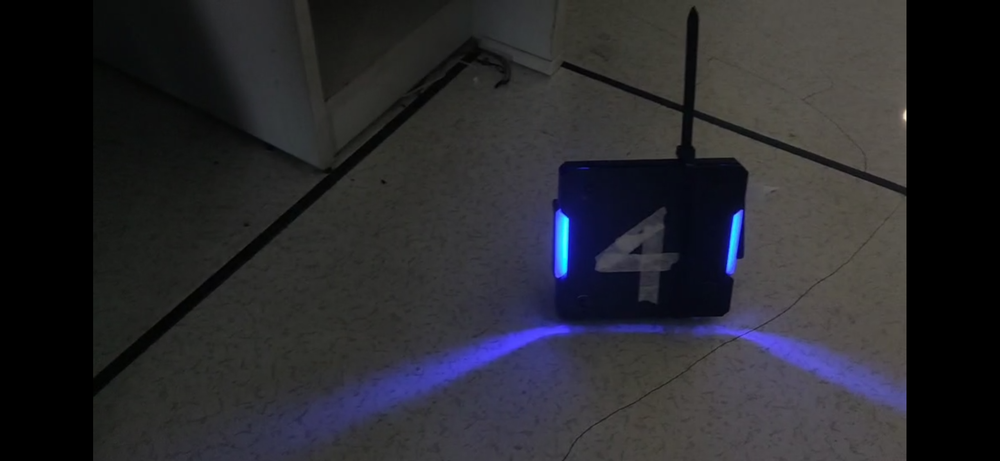
#> input picture detector/3.png, 1000 x 461 px, shrunk from 2556 x 1179 before the run, found by its file name
$ python photo_adjust_binary.py
#> lines starting #> are read from the running program, lines starting #| are printed output that depends on the picture; after the words box and inside, x2 and y2 are one past the last pixel; in counts of white or black regions, pixels touching at a corner belong together
import cv2
from skimage import exposure
# 滑动条的回调函数
def update_threshold(val):
    # 从滑动条获取当前的阈值
    threshold_value = val
    # 应用二值化处理
    _, binary_image = cv2.threshold(gray_image, threshold_value, 255, cv2.THRESH_BINARY)
    # 显示二值化后的图像
    cv2.imshow('Binary Image', binary_image)

# 加载图像
image = cv2.imread('detector/3.png')
#> image is the input picture: shape (461, 1000, 3); mean B, G, R 45, 40.5, 40.6
gamma_corrected = exposure.adjust_gamma(image, gamma=0.7) #Example: Darkens the image
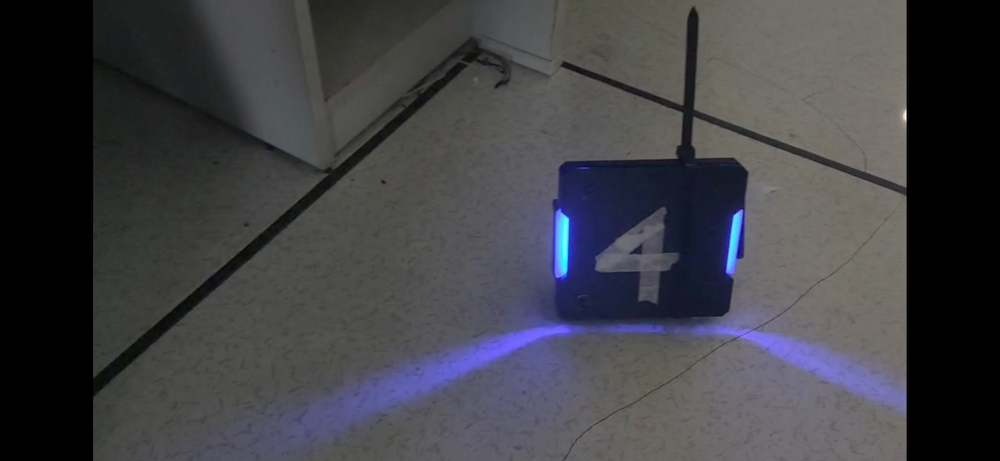
#> gamma_corrected: shape (461, 1000, 3); mean B, G, R 68.9, 64.3, 64.3
blur = cv2.GaussianBlur(gamma_corrected, (11, 11), 0)  # 高斯滤波去噪
# 转换为灰度图像
gray_image = cv2.cvtColor(blur, cv2.COLOR_BGR2GRAY)
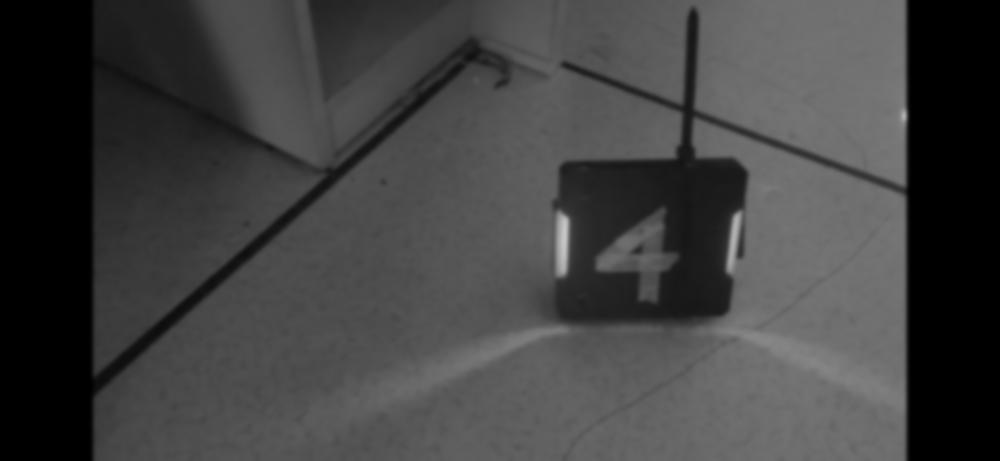
#> gray_image: shape (461, 1000); min 0, max 200, mean 64.9

# 创建一个窗口
cv2.namedWindow('Binary Image')

# 创建一个滑动条，用于调整阈值
cv2.createTrackbar('Threshold', 'Binary Image', 0, 255, update_threshold)

# 初始化阈值
cv2.setTrackbarPos('Threshold', 'Binary Image', 128)  # 设置滑动条的初始位置为128

# 初始显示二值化图像
update_threshold(128)
#> in update_threshold, `_, binary_image = cv2.threshold(gray_image, threshold_value, 255, cv2...`:
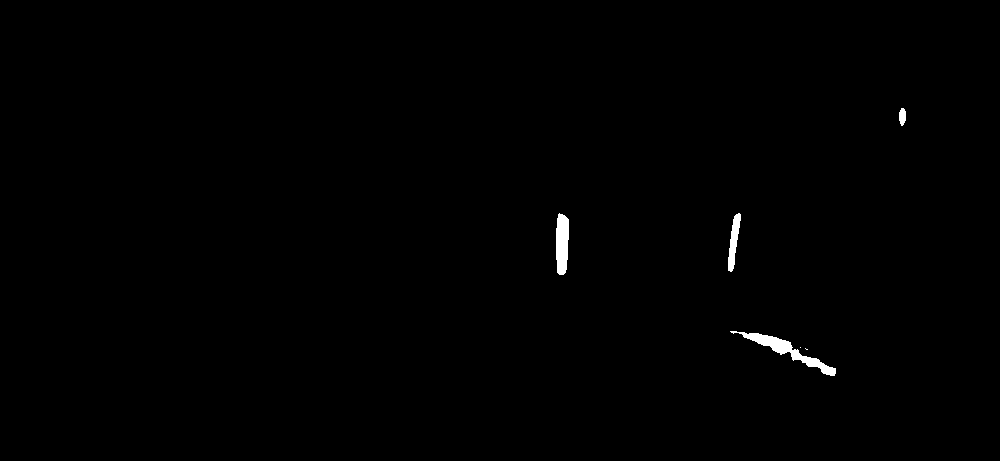
#> binary_image: shape (461, 1000); 0.46% white; 6 white regions (2 under 20 px), largest, box (x1, y1, x2, y2) and area: (730, 331, 836, 376) 939, (556, 213, 569, 275) 684, (728, 213, 741, 272) 396, (899, 108, 906, 126) 100

# 等待用户按键
cv2.waitKey(0)
cv2.destroyAllWindows()

$ run again, with detector/2.png copied over detector/3.png
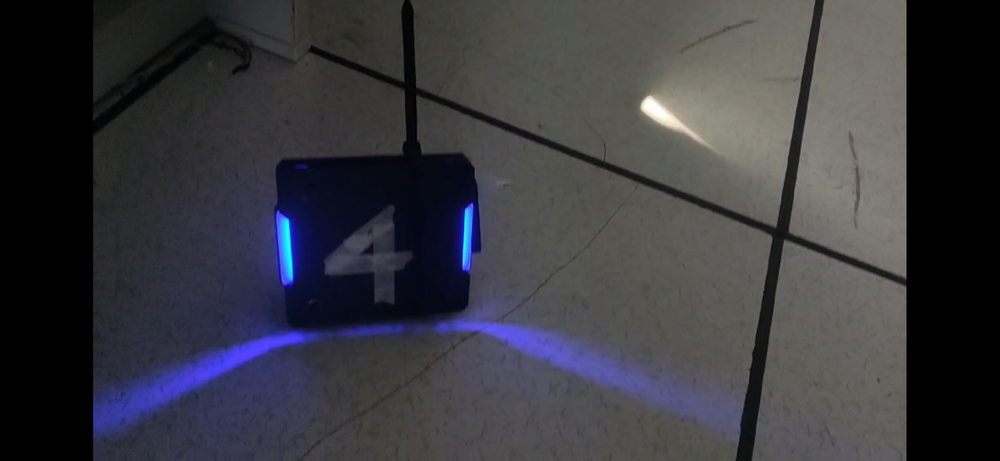
#> input picture detector/2.png, 1000 x 461 px, shrunk from 2556 x 1179 before the run, found by its file name
#> image is the input picture: shape (461, 1000, 3); mean B, G, R 62.5, 56.8, 56.6
#> `gray_image = cv2.cvtColor(blur, cv2.COLOR_BGR2GRAY)`:
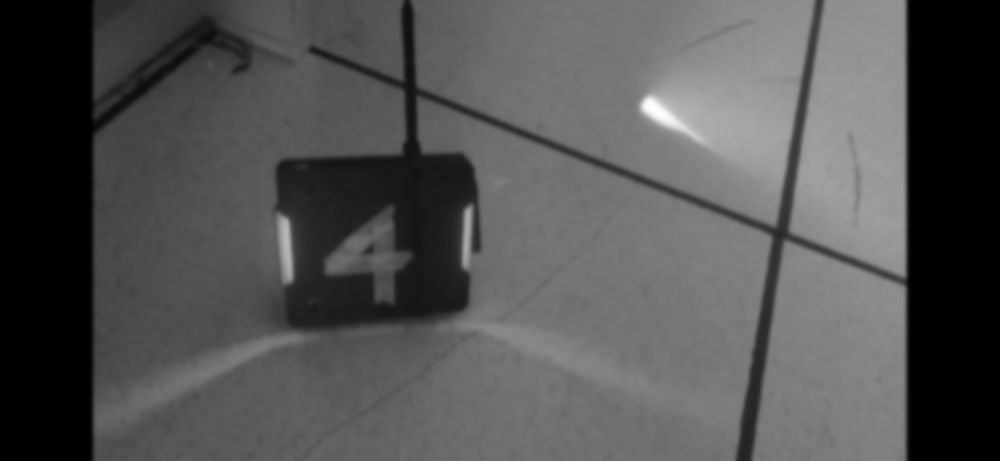
#> gray_image: shape (461, 1000); min 0, max 255, mean 82
#> in update_threshold, `_, binary_image = cv2.threshold(gray_image, threshold_value, 255, cv2...`:
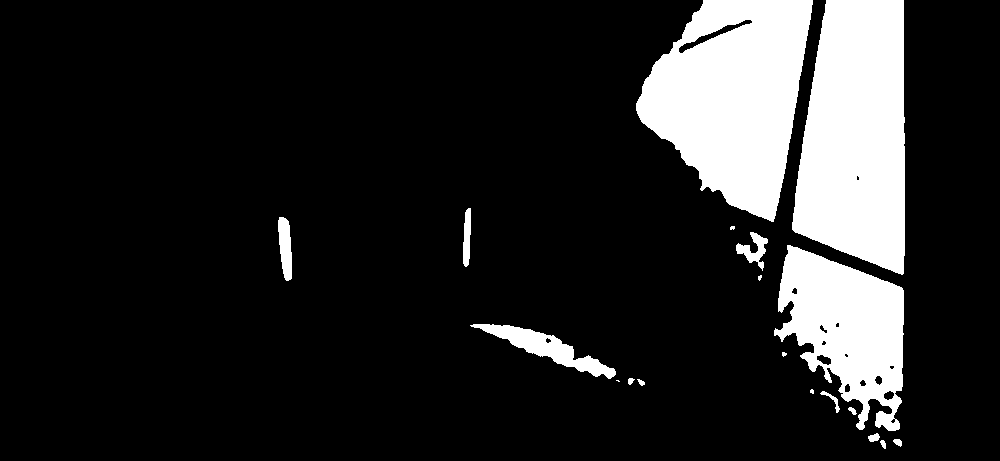
#> binary_image: shape (461, 1000); 14.9% white; 19 white regions (5 under 20 px), largest, box (x1, y1, x2, y2) and area: (636, 0, 813, 222) 25288, (792, 0, 905, 275) 24916, (774, 245, 904, 431) 14143

$ run again, with detector/4.png copied over detector/3.png
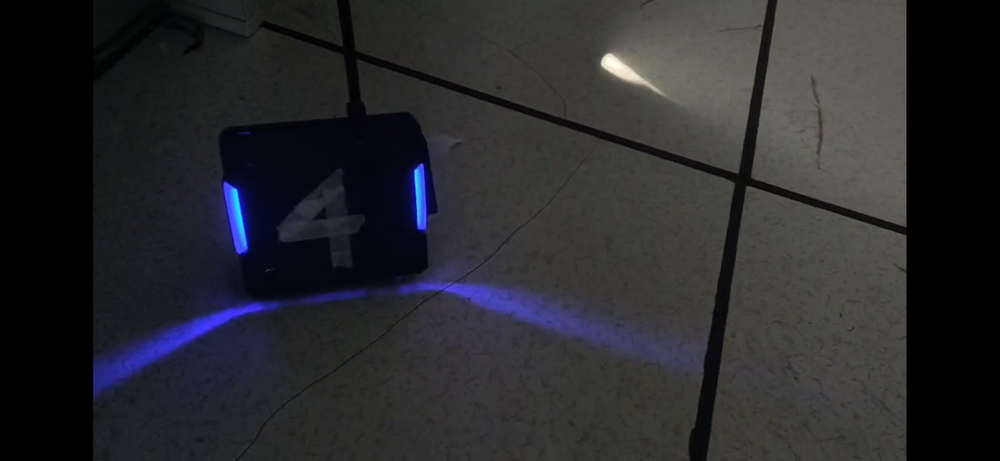
#> input picture detector/4.png, 1000 x 461 px, shrunk from 2556 x 1179 before the run, found by its file name
#> image is the input picture: shape (461, 1000, 3); mean B, G, R 44, 41, 40.7
#> `gray_image = cv2.cvtColor(blur, cv2.COLOR_BGR2GRAY)`:
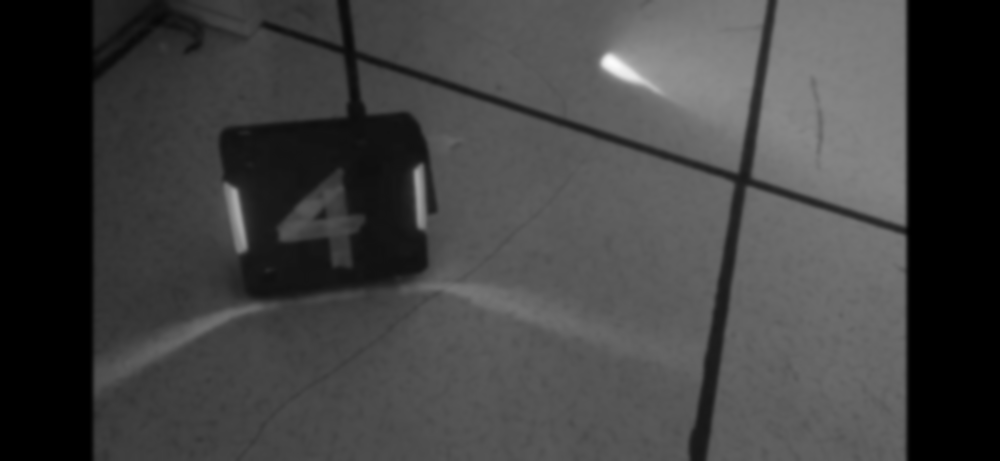
#> gray_image: shape (461, 1000); min 0, max 251, mean 64.8
#> in update_threshold, `_, binary_image = cv2.threshold(gray_image, threshold_value, 255, cv2...`:
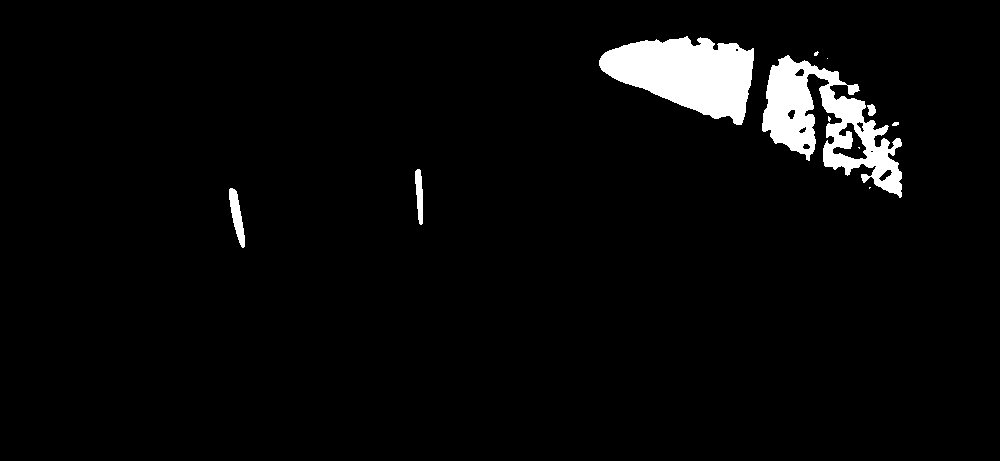
#> binary_image: shape (461, 1000); 3.8% white; 11 white regions (5 under 20 px), largest, box (x1, y1, x2, y2) and area: (599, 36, 754, 125) 8636, (762, 55, 902, 198) 8165, (229, 188, 245, 248) 484, (415, 169, 423, 225) 323, (867, 104, 876, 116) 77, (892, 122, 899, 126) 23
